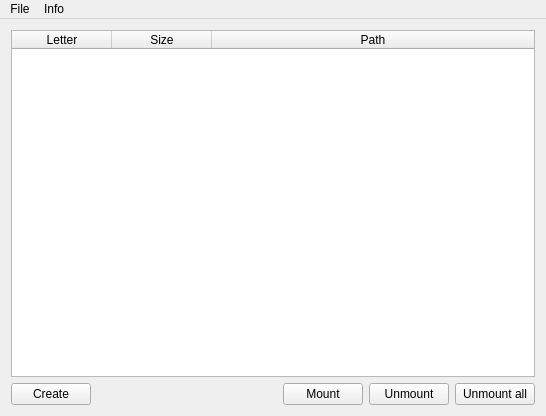
<?xml version="1.0" encoding="UTF-8"?>
<ui version="4.0">
 <class>MainWindow</class>
 <widget class="QMainWindow" name="MainWindow">
  <property name="geometry">
   <rect>
    <x>0</x>
    <y>0</y>
    <width>546</width>
    <height>416</height>
   </rect>
  </property>
  <property name="windowTitle">
   <string>Encrypted virtual disk manager</string>
  </property>
  <widget class="QWidget" name="centralWidget">
   <layout class="QVBoxLayout" name="verticalLayout">
    <item>
     <widget class="QTableWidget" name="tableWidget">
      <property name="editTriggers">
       <set>QAbstractItemView::NoEditTriggers</set>
      </property>
      <property name="selectionMode">
       <enum>QAbstractItemView::SingleSelection</enum>
      </property>
      <property name="selectionBehavior">
       <enum>QAbstractItemView::SelectRows</enum>
      </property>
      <attribute name="horizontalHeaderStretchLastSection">
       <bool>true</bool>
      </attribute>
      <column>
       <property name="text">
        <string>Letter</string>
       </property>
      </column>
      <column>
       <property name="text">
        <string>Size</string>
       </property>
      </column>
      <column>
       <property name="text">
        <string>Path</string>
       </property>
      </column>
     </widget>
    </item>
    <item>
     <layout class="QHBoxLayout" name="horizontalLayout">
      <item>
       <widget class="QPushButton" name="btnCreateNewDisk">
        <property name="text">
         <string>Create</string>
        </property>
       </widget>
      </item>
      <item>
       <spacer name="horizontalSpacer">
        <property name="orientation">
         <enum>Qt::Horizontal</enum>
        </property>
        <property name="sizeHint" stdset="0">
         <size>
          <width>40</width>
          <height>20</height>
         </size>
        </property>
       </spacer>
      </item>
      <item>
       <widget class="QPushButton" name="btnMountDisk">
        <property name="text">
         <string>Mount</string>
        </property>
       </widget>
      </item>
      <item>
       <widget class="QPushButton" name="btnUnmount">
        <property name="text">
         <string>Unmount</string>
        </property>
       </widget>
      </item>
      <item>
       <widget class="QPushButton" name="btnUnmountAll">
        <property name="text">
         <string>Unmount all</string>
        </property>
       </widget>
      </item>
     </layout>
    </item>
   </layout>
  </widget>
  <widget class="QMenuBar" name="menuBar">
   <property name="geometry">
    <rect>
     <x>0</x>
     <y>0</y>
     <width>546</width>
     <height>21</height>
    </rect>
   </property>
   <widget class="QMenu" name="menu">
    <property name="title">
     <string>File</string>
    </property>
    <addaction name="actionCreate"/>
    <addaction name="actionMount"/>
    <addaction name="actionUnmountAll"/>
    <addaction name="separator"/>
    <addaction name="actionQuit"/>
   </widget>
   <widget class="QMenu" name="menuInfo">
    <property name="title">
     <string>Info</string>
    </property>
    <addaction name="actionAbout"/>
    <addaction name="actionHow_to_use"/>
   </widget>
   <addaction name="menu"/>
   <addaction name="menuInfo"/>
  </widget>
  <action name="actionCreate">
   <property name="text">
    <string>Create</string>
   </property>
  </action>
  <action name="actionMount">
   <property name="text">
    <string>Mount</string>
   </property>
  </action>
  <action name="actionQuit">
   <property name="text">
    <string>Quit</string>
   </property>
  </action>
  <action name="actionAbout">
   <property name="text">
    <string>About</string>
   </property>
  </action>
  <action name="actionUnmountAll">
   <property name="text">
    <string>Unmount all</string>
   </property>
  </action>
  <action name="actionHow_to_use">
   <property name="text">
    <string>How to use</string>
   </property>
  </action>
 </widget>
 <layoutdefault spacing="6" margin="11"/>
 <resources/>
 <connections/>
</ui>
